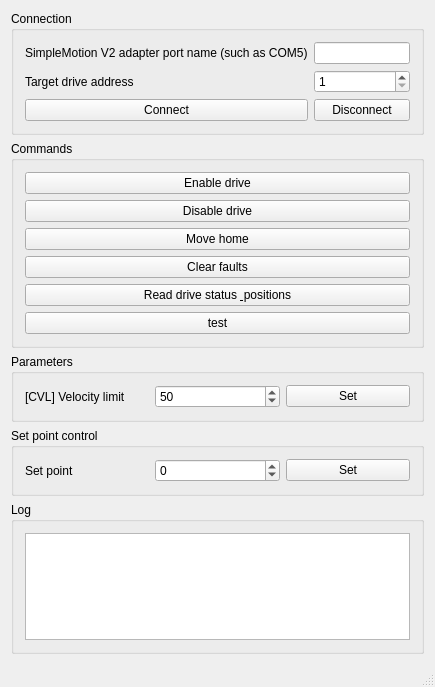
<?xml version="1.0" encoding="UTF-8"?>
<ui version="4.0">
 <class>MW</class>
 <widget class="QMainWindow" name="MW">
  <property name="geometry">
   <rect>
    <x>0</x>
    <y>0</y>
    <width>435</width>
    <height>687</height>
   </rect>
  </property>
  <property name="windowTitle">
   <string>SimpleMotion V2 Commander</string>
  </property>
  <widget class="QWidget" name="centralWidget">
   <layout class="QVBoxLayout" name="verticalLayout_3">
    <item>
     <widget class="QGroupBox" name="groupBox">
      <property name="title">
       <string>Connection</string>
      </property>
      <layout class="QGridLayout" name="gridLayout_3">
       <item row="0" column="0">
        <widget class="QLabel" name="label_2">
         <property name="text">
          <string>SimpleMotion V2 adapter port name (such as COM5)</string>
         </property>
        </widget>
       </item>
       <item row="0" column="1">
        <widget class="QLineEdit" name="busName">
         <property name="maxLength">
          <number>32</number>
         </property>
        </widget>
       </item>
       <item row="1" column="0">
        <widget class="QLabel" name="label_3">
         <property name="text">
          <string>Target drive address</string>
         </property>
        </widget>
       </item>
       <item row="1" column="1">
        <widget class="QSpinBox" name="deviceAddress">
         <property name="minimum">
          <number>1</number>
         </property>
         <property name="maximum">
          <number>255</number>
         </property>
         <property name="value">
          <number>1</number>
         </property>
        </widget>
       </item>
       <item row="2" column="0">
        <widget class="QPushButton" name="connect">
         <property name="text">
          <string>Connect</string>
         </property>
        </widget>
       </item>
       <item row="2" column="1">
        <widget class="QPushButton" name="disconnect">
         <property name="text">
          <string>Disconnect</string>
         </property>
        </widget>
       </item>
      </layout>
     </widget>
    </item>
    <item>
     <widget class="QGroupBox" name="groupBox_2">
      <property name="title">
       <string>Commands</string>
      </property>
      <layout class="QVBoxLayout" name="verticalLayout">
       <item>
        <widget class="QPushButton" name="enableDrive">
         <property name="text">
          <string>Enable drive</string>
         </property>
        </widget>
       </item>
       <item>
        <widget class="QPushButton" name="disableDrive">
         <property name="text">
          <string>Disable drive</string>
         </property>
        </widget>
       </item>
       <item>
        <widget class="QPushButton" name="movehome">
         <property name="text">
          <string>Move home</string>
         </property>
        </widget>
       </item>
       <item>
        <widget class="QPushButton" name="clearfaults">
         <property name="text">
          <string>Clear faults</string>
         </property>
        </widget>
       </item>
       <item>
        <widget class="QPushButton" name="readStatus">
         <property name="text">
          <string>Read drive status &amp; positions</string>
         </property>
        </widget>
       </item>
       <item>
        <widget class="QPushButton" name="test">
         <property name="text">
          <string>test</string>
         </property>
        </widget>
       </item>
      </layout>
     </widget>
    </item>
    <item>
     <widget class="QGroupBox" name="groupBox_4">
      <property name="title">
       <string>Parameters</string>
      </property>
      <layout class="QGridLayout" name="gridLayout_2">
       <item row="0" column="0">
        <widget class="QLabel" name="label">
         <property name="text">
          <string>[CVL] Velocity limit</string>
         </property>
        </widget>
       </item>
       <item row="0" column="1">
        <widget class="QSpinBox" name="CVL">
         <property name="minimum">
          <number>1</number>
         </property>
         <property name="maximum">
          <number>32767</number>
         </property>
         <property name="singleStep">
          <number>50</number>
         </property>
         <property name="value">
          <number>50</number>
         </property>
        </widget>
       </item>
       <item row="0" column="2">
        <widget class="QPushButton" name="setParams">
         <property name="text">
          <string>Set</string>
         </property>
        </widget>
       </item>
      </layout>
     </widget>
    </item>
    <item>
     <widget class="QGroupBox" name="groupBox_3">
      <property name="title">
       <string>Set point control</string>
      </property>
      <layout class="QGridLayout" name="gridLayout">
       <item row="0" column="0">
        <widget class="QLabel" name="label_4">
         <property name="text">
          <string>Set point</string>
         </property>
        </widget>
       </item>
       <item row="0" column="1">
        <widget class="QSpinBox" name="setPoint">
         <property name="minimum">
          <number>-9999999</number>
         </property>
         <property name="maximum">
          <number>9999999</number>
         </property>
         <property name="singleStep">
          <number>100</number>
         </property>
        </widget>
       </item>
       <item row="0" column="2">
        <widget class="QPushButton" name="setSetpoint">
         <property name="text">
          <string>Set</string>
         </property>
        </widget>
       </item>
      </layout>
     </widget>
    </item>
    <item>
     <widget class="QGroupBox" name="groupBox_5">
      <property name="title">
       <string>Log</string>
      </property>
      <layout class="QVBoxLayout" name="verticalLayout_2">
       <item>
        <widget class="QPlainTextEdit" name="log"/>
       </item>
      </layout>
     </widget>
    </item>
   </layout>
  </widget>
  <widget class="QMenuBar" name="menuBar">
   <property name="geometry">
    <rect>
     <x>0</x>
     <y>0</y>
     <width>435</width>
     <height>21</height>
    </rect>
   </property>
  </widget>
  <widget class="QStatusBar" name="statusBar"/>
 </widget>
 <layoutdefault spacing="6" margin="11"/>
 <tabstops>
  <tabstop>busName</tabstop>
  <tabstop>deviceAddress</tabstop>
  <tabstop>connect</tabstop>
  <tabstop>disconnect</tabstop>
  <tabstop>enableDrive</tabstop>
  <tabstop>disableDrive</tabstop>
  <tabstop>movehome</tabstop>
  <tabstop>clearfaults</tabstop>
  <tabstop>CVL</tabstop>
  <tabstop>setParams</tabstop>
  <tabstop>setPoint</tabstop>
  <tabstop>setSetpoint</tabstop>
  <tabstop>log</tabstop>
 </tabstops>
 <resources/>
 <connections/>
</ui>
